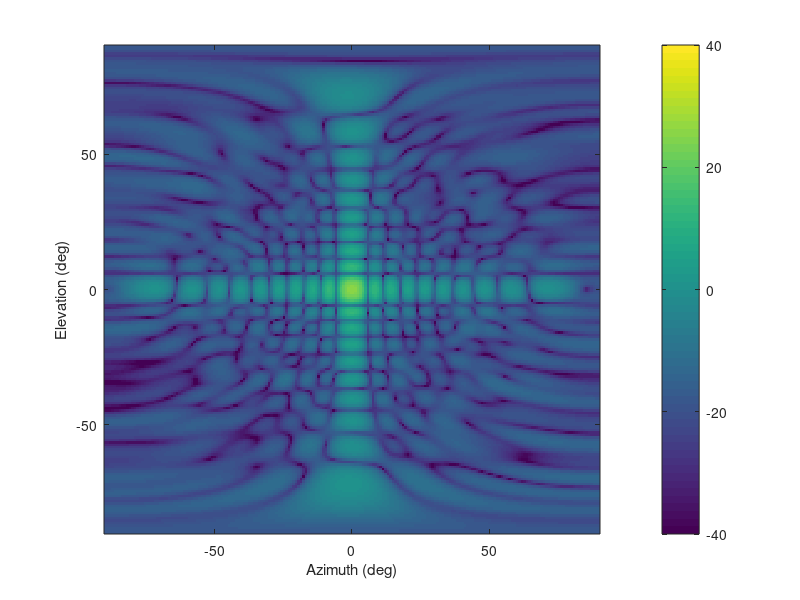
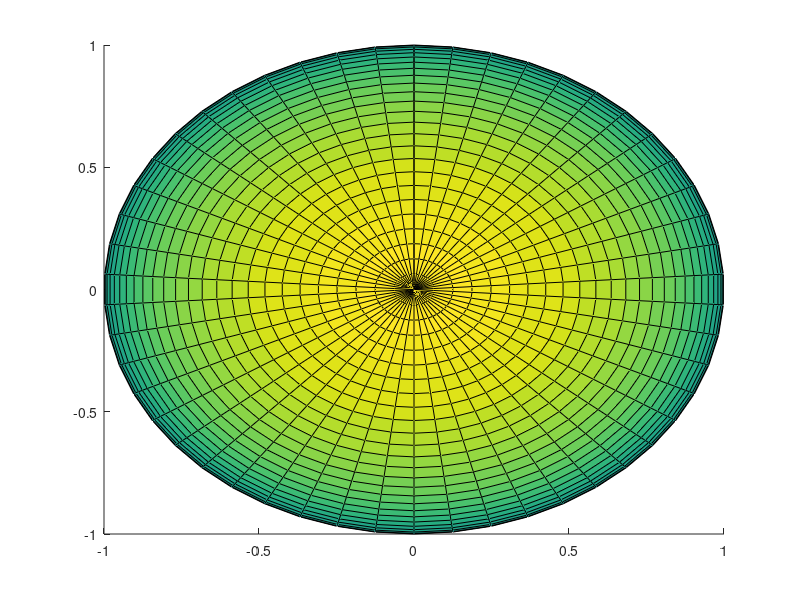

Recreate these plots in MATLAB, in order. (Note: this script raises an error after producing the figures.)
close all;
clear;
clc;



% Create planar array element positions
NeY = 20; % # of elements
NeZ = 20;
Ne = NeY * NeZ;


[yG,zG] = meshgrid( ...
    linspace(1,NeY,NeY), ...
    linspace(1,NeZ,NeZ) );

y = yG(:);
z = zG(:);
x = 0 * y;

y = y - mean(y);
z = z - mean(z);

% 150MHz, wavelength = 2m, lambda/2 = 1m
lambda = 3e8 / 150e6;
azSteer = 0*pi/180;
elSteer = 0;
[uxs,uys,uzs]=sph2cart(azSteer,elSteer,1);

p = [x y z];

% compute far-field evaluation locations (# of locations = M)
nAz = 200;
nEl = 200;
azPts = linspace(-pi/2,pi/2,nAz);
elPts = linspace(-pi/2,pi/2,nEl);
[azG,elG]=meshgrid( ...
    azPts, ...
    elPts ...
    );

% convert to unit vector
[ux,uy,uz]=sph2cart(azG,elG,1);

R = [ ux(:)'
      uy(:)'
      uz(:)' ];
  
rs = [uxs uys uzs]';
  
phs_steer = -2*pi / lambda * p * rs;

% build up random phase 
phsnz_mag = 5;
phsnz = phsnz_mag*pi/180*randn(Ne,1);

% Compute phase map [N x 3] [3 x M]
P = 2*pi / lambda * p * R ;

% Apply weighing to complex exponential and sum
% Scale based on # of elements
wa = ones(Ne,1);
ws = exp(1i*(phs_steer + phsnz));

w = wa .* ws;
PW = w.' * exp(1i*P) ./ sqrt(Ne);
Res = reshape(PW,nEl,nAz);

%% Plotting 
hi=imagesc(elPts * 180/pi, azPts * 180/pi, 20*log10(abs(Res)));
set(gca,'YDir','normal');
xlabel('Azimuth (deg)');
ylabel('Elevation (deg)');
colorbar;
caxis([-40 40]);

set(hi,'ButtonDownFcn','patternBtnDown');


[px,py,pz] = sphere(50);

figure;
sEarth = surface(py, px ,(pz));  
sEarth.FaceColor = 'texturemap';        % set color to texture mapping
sEarth.EdgeColor = 'none';              % remove surface edge color
sEarth.CData = [get(hi,'CData') 0*get(hi,'CData')-99];

set(gca,'DataAspectRatio',[1 1 1],'Color','k','XColor','w','YColor','w','ZColor','w');
ylabel('U Space');
zlabel('V Space');
hc=colorbar;
set(hc,'Color','w')
caxis([-40 40]);
set(gcf,'Color','k');
